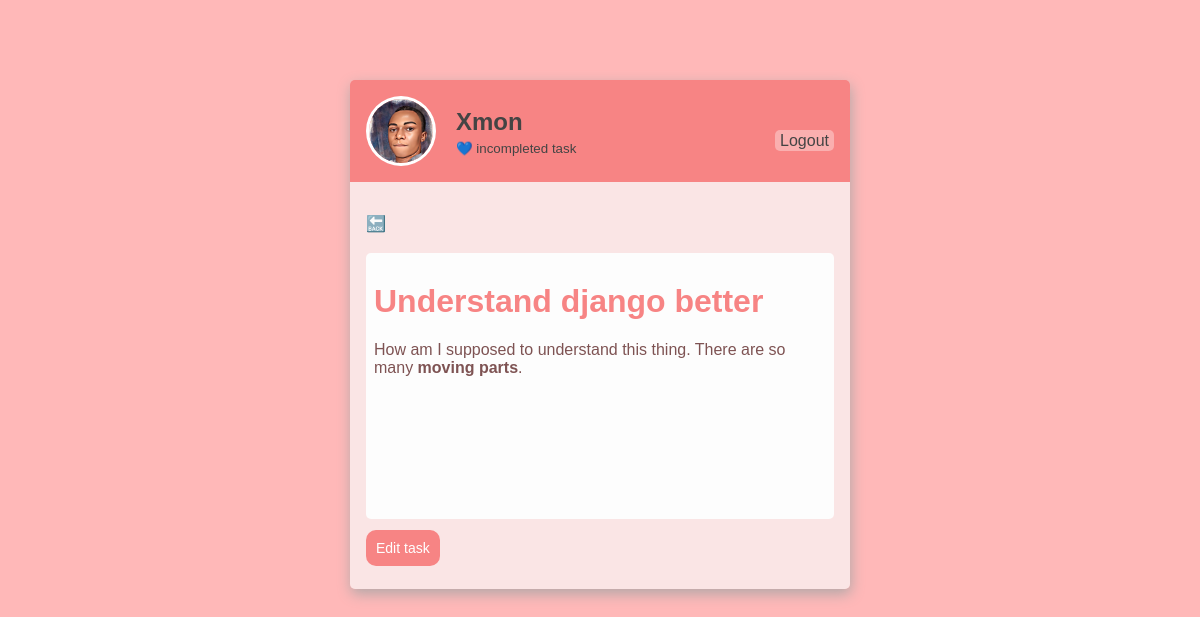
Page /task/23/ (signed in) on the committed database.
### base/models.py (models this page shows)
class Task(models.Model):
    user = models.ForeignKey(User, on_delete=models.CASCADE, null = True, blank=True)
    title = models.CharField(max_length=200)
    description = RichTextField(blank=True, null=True)
    complete = models.BooleanField(default = False)
    created = models.DateTimeField(auto_now_add=True)
    def __str__(self):
        return self.title
    class Meta:
        ordering = ['complete']

### base/views.py (the view)
# urls.py: path('task/<int:pk>/', TaskDetail.as_view(), name='task'),
class TaskDetail(LoginRequiredMixin, DetailView):
	model = Task
	context_object_name = 'task'
	template_name = 'base/task.html'

### base/templates/base/task.html
{% extends 'base/main.html' %}
{% block content %}
<p><a class="pop" href="{% url 'tasks' %}">🔙</a></p>
<div class="detail">
    <h1>{{task |safe}}</h1>
    <p>{{task.description |safe}}</p>
</div>
<a class="button-class" href="{% url 'task-update' task.id %}">Edit task</a></p>
{% endblock %}

### base/templates/base/main.html (shortened to what this page needs)
{% load static %}
<!DOCTYPE html>
<html lang="en">
<head>
    <link href="{% static '/css/main.css' %}" rel='stylesheet' type='text/css'>
</head>
<body>
<div class="content">
    <header>
        {% if request.user.is_authenticated %}
        <div class="profile">
            <img class="profile-image" src = "{% static '/images/esm.jpg' %}">
            <div class="profile-name">
            <h2>{{request.user|title}}</h2>
            <small>💙 {{count}} incompleted task{{count|pluralize:"s"}}</small>
            </div>
        </div>
    <p><a href="{% url 'logout' %}">Logout</a></p>
    {% else %}
    <p><a href="{% url 'login' %}">Login</a></p>
    {% endif %}
    </header>
    <main>
    {% block content %}
    {% endblock %}
    </main>
</div>
</body>
</html>

### static/css/main.css (style rules this page uses)
a { text-decoration: none; color: #0074ba; }
body { font-family:Verdana, Geneva, Tahoma, sans-serif; background-color: rgb(255 184 184); }
.content { width: 500px; border-radius: 5px; overflow: hidden; margin: auto; margin-top: 80px; box-shadow: 1px 5px 14px #b1a8a8; }
header { display: flex; align-content: flex-end; justify-content: space-between; align-items: flex-end; padding: 1rem; background-color: rgb(247, 132, 132); }
header > .profile { display: flex; align-items: center; color: #444; }
header > .profile > .profile-image { margin-right: 20px; border-radius: 50%; width: 4rem; border: 3px solid white; }
header > .profile > .profile-name > h2 { margin: 3px 0 3px; }
header a { border-radius: 5px; background-color: rgb(250, 175, 175); padding: 2px 5px 2px 5px; color: #444; }
main { padding: 1rem; background-color: rgb(250, 229, 229); }
.button-class { border-style: none; background-color: rgb(247, 132, 132); color: #fff; padding: 10px; font-size: 14px; border-radius: 10px; cursor: pointer; }
.detail { min-height: 250px; background-color:rgb(253, 253, 253); margin: 20px 0; border-radius: 5px; padding: 0.5rem; }
.detail > h1 { color: rgb(247, 132, 132); }
.detail > p { color:rgb(126, 83, 83); }

### rows in the picture
Task: title "Understand django better", description "How am I supposed to understand this thing. There are so many moving parts ."

### other values in the picture
{{ request.user|title }} "Xmon"
